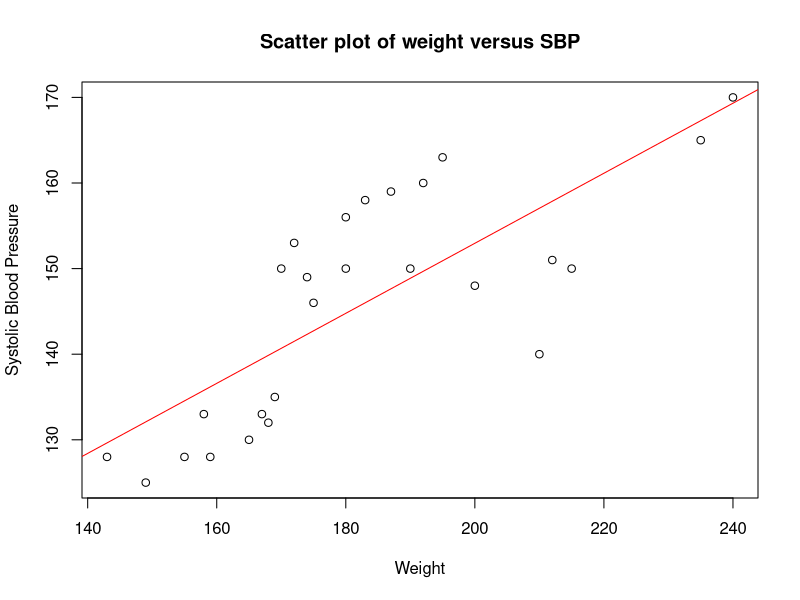
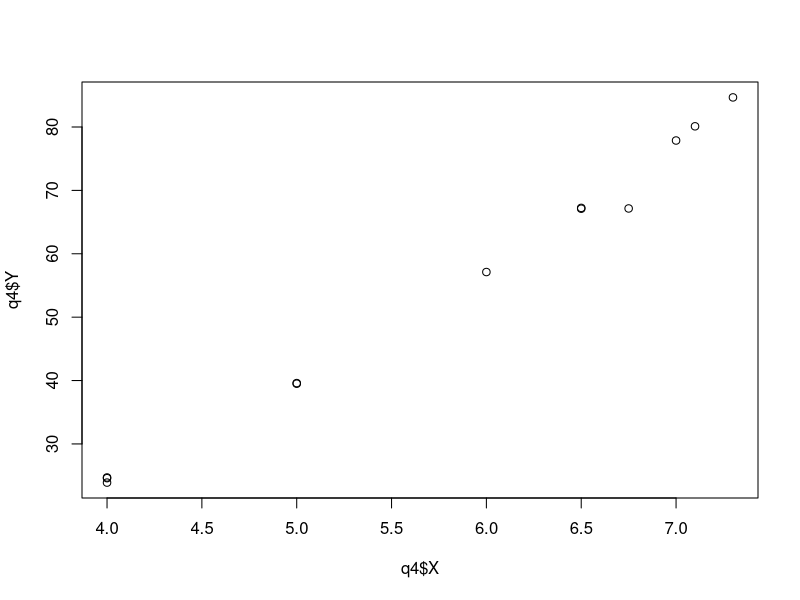

These figures' R source, in order:
# Question 1 data
weight <- c(165, 167, 180, 155, 212, 175, 190, 210, 200, 149, 158, 169, 170,172, 159, 168, 174, 183, 215, 195, 180, 143, 240, 235, 192, 187)
sbp <- c(130, 133, 150, 128, 151, 146, 150, 140, 148, 125, 133, 135, 150,153, 128, 132, 149, 158, 150, 163, 156, 128, 170, 165, 160, 159)
q1 <- data.frame(X= weight, Y= sbp)

#ans to the que no 1(a)
plot(q1$X,q1$Y,xlab = "Weight",ylab = "Systolic Blood Pressure",main = "Scatter plot of weight versus SBP")

#ans to the que no 1(b)
m1=lm(q1$Y~q1$X)
summary(m1)
abline(m1,col="red")

#ans to the que no 1(c)
Residuals=residuals(m1)
rounded_Residuals=round(Residuals,2)
rounded_Residuals
sum(rounded_Residuals)

#ans to the que no 1(d)
confint(m1,level=0.95)
summary(m1)$coefficients["q1$X", ]

#ans to the ques no 1(e)
ANOVA_table= anova(m1)

#ans to the ques no 1(f)
summary(m1)$r.squared

#ans to the ques no 2
clearance <- c(130, 174, 134, 191, 165, 194, 143, 186, 139, 188, 175, 156, 190, 178, 132, 148)
temperature <- c(190, 176, 205, 210, 230, 192, 220, 235, 240, 230, 200, 218, 220, 210, 208, 225)
sealed <- c(35.0, 81.7, 42.5, 98.3, 52.7, 82.0, 34.5, 95.4, 56.7, 84.4, 94.3, 44.3, 83.3, 91.4, 43.5, 51.7)
q2 <- data.frame(X1= clearance, X2= temperature,Y = sealed)
str(q2)

#ans to the que no 2(a)
X=cbind(1,q2$X1,q2$X2)
Y=q2$Y
beta_hat=solve(t(X)%*%X)%*%t(X)%*%Y
beta_hat

#ans to the que no 2(b)
m2=lm(q2$Y~q2$X1+q2$X2)
var_cov_beta_hat= vcov(m2)
var_cov_beta_hat

#ans to the que no 2(c)
H=X%*%solve(t(X)%*%X)%*%t(X)
H
I_minus_H = diag(nrow(X)) - H
I_minus_H

#ans to the que no 2(d)
summary(m2)$r.squared
summary(m2)$adj.r.squared

#ans to the que no 3
Y <- c(1, 4, 8, 9, 3, 8, 9)
X <- matrix(c(1, -1, -1, 1, 1, -1, 1, -1, 1, 1, 1, 1, 1, 0, 0, 1, 0, 1, 1, 0, 2), ncol = 3, byrow = TRUE)
C <- matrix(c(0, 1, 0, 0, 1, -1, 0, 2, -3), ncol = 3, byrow = TRUE)

m3 <- lm(Y ~ X[, 2] + X[, 3])

# Test hypothesis using car package
#install.packages("car") #install car package if it is not install yet.
library(car)
# Test β₁ = 0
linearHypothesis(m3, "X[, 2] = 0")

# Test β₁ - β₂ = 0
linearHypothesis(m3, "X[, 2] = X[, 3]")

# Test 2β₁ - 3β₂ = 0
linearHypothesis(m3, "2*X[, 2] = 3*X[, 3]")

# Question 4 data
x <- c(4, 4, 4, 5, 5, 6, 6.5, 6.5, 6.75, 7, 7.1, 7.3)
y <- c(24.60, 24.71, 23.90, 39.50, 39.60, 57.12, 67.11, 67.24, 67.15, 77.87, 80.11, 84.67)
q4 <- data.frame(X = x, Y = y)

#ans the que no 4(a)
m4=lm(q4$Y~q4$X+I((q4$X)^2))  #I(): Ensures that X^2 is treated as a squared term rather than an interaction between X and X^2 .
summary(m4)

#ans the que no 4(b)
x_factor <- factor(q4$X) # Create a factor version of X for pure error calculation
full_model <- lm(q4$Y ~ x_factor)
# ANOVA comparing polynomial to full model
anova(m4 , full_model)

#ans the que no 4(c)
m4c <- lm(q4$Y ~ poly(q4$X, degree = 2))
summary(m4c)
plot(q4$X,q4$Y)
